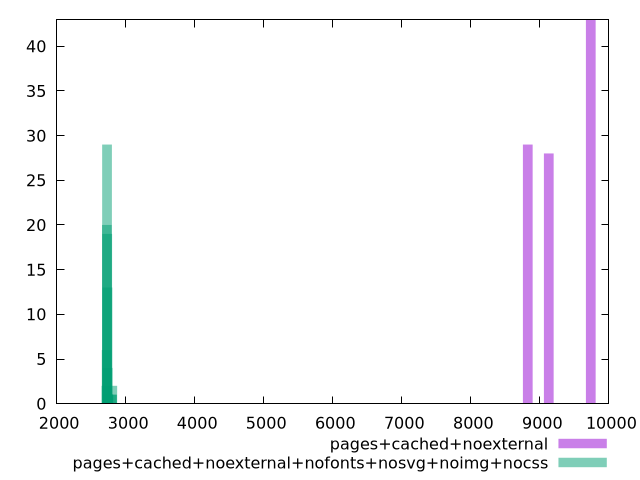

This chart was generated by the following gnuplot code:
$_pagesCachedNoexternal <<EOF
9738.00410229686 43
9129.378845903306 28
8825.06621770653 29
EOF
$_pagesCachedNoexternalNofontsNosvgNoimgNocss <<EOF
2727.4762872118163 20
2730.29976162922 29
2735.946710464027 13
2733.1232360466233 19
2744.4171337162375 1
2750.0640825510445 1
2721.829338377009 2
2806.5335708991156 2
2724.652812794413 6
2738.7701848814304 4
2798.063147646905 1
2803.710096481712 1
2747.240608133641 1
EOF
set key outside below
set terminal pngcairo
set output "report_00006_2020-11-02T20-21-41.718Z/largest-contentful-paint/largest-contentful-paint_pages+cached+noexternal_pages+cached+noexternal+nofonts+nosvg+noimg+nocss+hist.png"
set boxwidth 140.32349527839702
set style fill transparent solid 0.5 noborder
set yrange [0:43]
plot $_pagesCachedNoexternal title "pages+cached+noexternal" with boxes ,$_pagesCachedNoexternalNofontsNosvgNoimgNocss title "pages+cached+noexternal+nofonts+nosvg+noimg+nocss" with boxes ,
